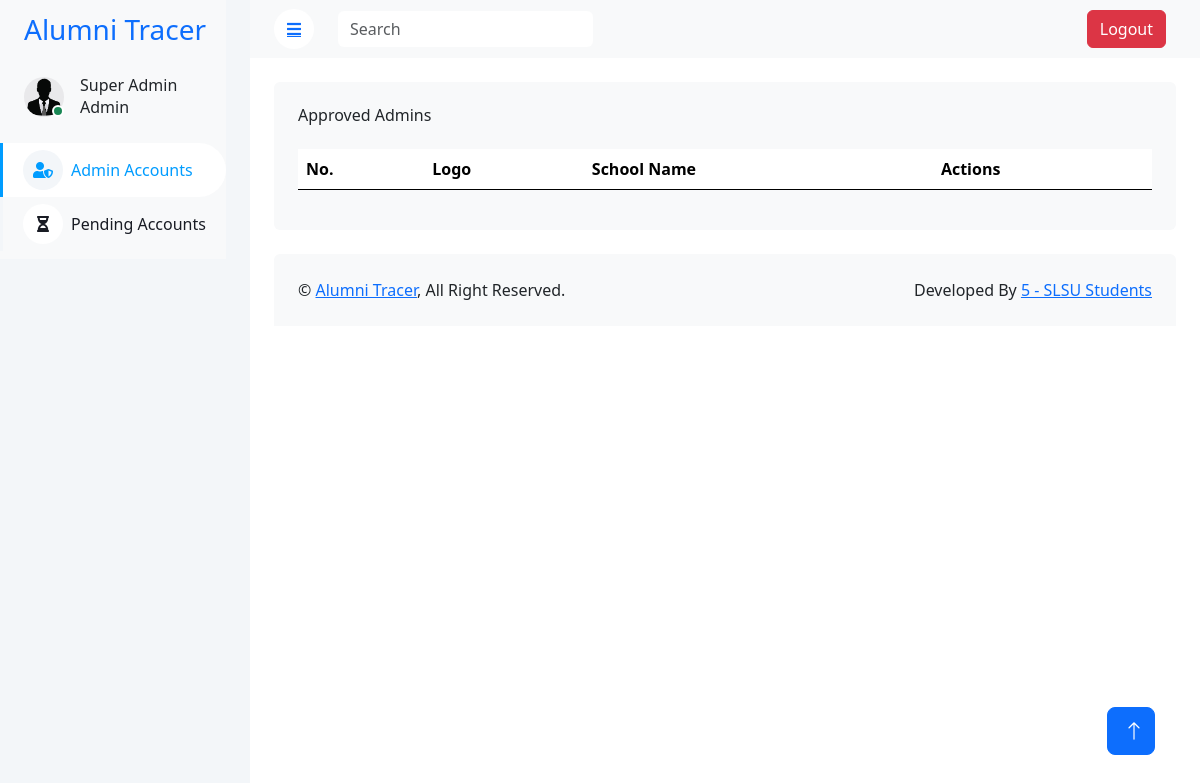
/SuperAdmin/superAdmin.php, run on an earlier commit of the app's database.
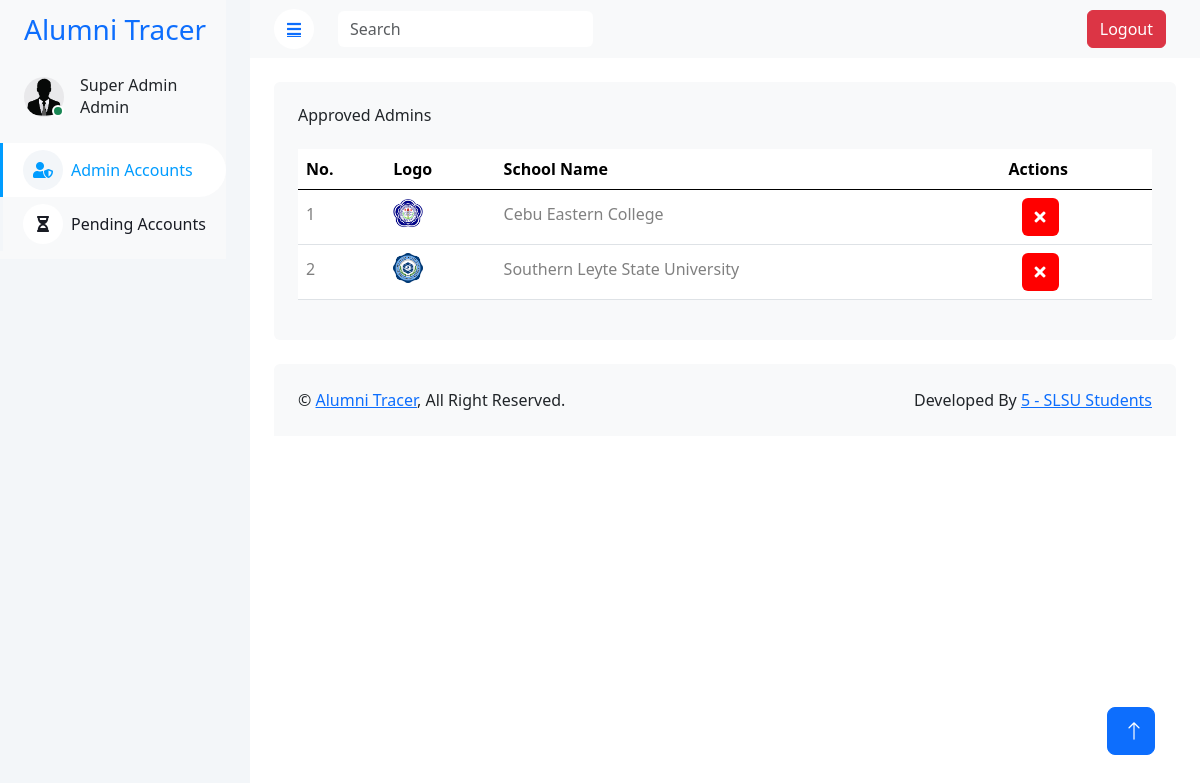
And on a later commit of the database.
### tables this page shows
CREATE TABLE `e_schools` (
  `id` int(11) NOT NULL,
  `school_name` varchar(255) NOT NULL,
  `logo` varchar(255) NOT NULL,
  `confirm_status` varchar(255) NOT NULL
);

### SuperAdmin/superAdmin.php (the view, shortened to what this page needs)
<?php
    include("../connection/conn.php");
?>
<!DOCTYPE html>
<html lang="en">
<head>
    <link href="https://cdnjs.cloudflare.com/ajax/libs/font-awesome/5.10.0/css/all.min.css" rel="stylesheet">
    <link href="https://cdn.jsdelivr.net/npm/bootstrap-icons@1.4.1/font/bootstrap-icons.css" rel="stylesheet">
    <link href="../template/lib/owlcarousel/assets/owl.carousel.min.css" rel="stylesheet">
    <link href="lib../template/lib/tempusdominus/css/tempusdominus-bootstrap-4.min.css" rel="stylesheet" />
    <link href="../template/css/bootstrap.min.css" rel="stylesheet">
    <link href="../template/css/style.css" rel="stylesheet">
    <link href="https://cdn.jsdelivr.net/npm/bootstrap@5.3.3/dist/css/bootstrap.min.css" rel="stylesheet">
</head>
<body>
    <div class="container-xxl position-relative bg-white d-flex p-0">
        <div class="sidebar pe-4 pb-3">
            <nav class="navbar bg-light navbar-light">
                <a href="index.html" class="navbar-brand mx-4 mb-3">
                    <h3 class="text-primary"></i>Alumni Tracer</h3>
                </a>
                <div class="d-flex align-items-center ms-4 mb-4">
                    <div class="position-relative">
                        <img class="rounded-circle" src="pictures/default.jpg" alt="" style="width: 40px; height: 40px;">
                        <div class="bg-success rounded-circle border border-2 border-white position-absolute end-0 bottom-0 p-1"></div>
                    </div>
                    <div class="ms-3">
                        <h6 class="mb-0">Super Admin</h6>
                        <span>Admin</span>
                    </div>
                </div>
                <div class="navbar-nav w-100">
                    <a href="superAdmin.php" class="nav-item nav-link active"><i class="fa fa-user-shield me-2"></i>Admin Accounts</a>
                    <a href="pendingAdmin.php" class="nav-item nav-link"><i class="fa fa-hourglass-half me-2"></i>Pending Accounts</a>
                </div>
            </nav>
        </div>
        <div class="content">
            <nav class="navbar navbar-expand bg-light navbar-light sticky-top px-4 py-0">
                <a href="#" class="sidebar-toggler flex-shrink-0">
                    <i class="fa fa-bars"></i>
                </a>
                <form class="d-none d-md-flex ms-4">
                <input id="searchInput" class="form-control border-0" type="search" placeholder="Search">
                </form>
                <div class="navbar-nav align-items-center ms-auto">
                    <div class="nav-item dropdown">
                            <a href="../index.php" class = "btn btn-danger" style = "margin: 10px;">Logout</a>
                    </div>
                </div>
            </nav>
            <div class="container-fluid pt-4 px-4">
                <div class="row g-4">
                    <div class="col-12">
                        <div class="bg-light rounded h-100 p-4">
                            <h6 class="mb-4">Approved Admins</h6>
                            <div class="table-responsive">
                           <table class="table">
                                    <thead>
                                        <tr>
                                            <th scope="col">No.</th>
                                            <th scope="col">Logo</th>
                                            <th scope="col">School Name</th>
                                            <th scope="col">Actions</th>
                                        </tr>
                                    </thead>
                                    <tbody id="schoolTableBody">
                                            <?php
                                                $sqlGetSchool = "SELECT * FROM e_schools WHERE confirm_status = 'Approved'";
                                                $queryGetSchool = mysqli_query($conn, $sqlGetSchool);
                                                $number = 0;
                                                while ($getData = mysqli_fetch_assoc($queryGetSchool)) {
                                                    $number++;
                                                    $uniqueModalId = "modal" . $getData['id'];
                                            ?>
                                            <tr class="school-row">
                                                <th scope="row"><h6 style="color: grey; margin-top: 7px;"><?php echo $number; ?></h6></th>
                                                <td><img src="<?php echo $getData['logo']; ?>" alt="school logo" style="width: 30px; height: 30px;"></td>
                                                <td class="school-name"><h6 style="color: grey; margin-top: 7px;"><?php echo $getData['school_name']; ?></h6></td>
                                                <td>
                                                    <div>
                                                        <button type="button" class="btn" style="background-color: red; color: white; margin-left: 13px;" data-bs-toggle="modal" data-bs-target="#<?php echo $uniqueModalId; ?>">
                                                            <i class="fa fa-times"></i>
                                                        </button>
                                                    </div>
                                                </td>
                                            </tr>
                                            <?php
                                                }
                                            ?>
                                        </tbody>
                                </table>
                            </div>
                        </div>
                    </div>
                </div>
            </div>
            <div class="container-fluid pt-4 px-4">
                <div class="bg-light rounded-top p-4">
                    <div class="row">
                        <div class="col-12 col-sm-6 text-center text-sm-start">
                            &copy; <a href="../index.php">Alumni Tracer</a>, All Right Reserved.
                        </div>
                        <div class="col-12 col-sm-6 text-center text-sm-end">
                            Developed By <a href="#">5 - SLSU Students</a>
                        </div>
                    </div>
                </div>
            </div>
        </div>
        <a href="#" class="btn btn-lg btn-primary btn-lg-square back-to-top"><i class="bi bi-arrow-up"></i></a>
    </div>
</body>
</html>

### template/css/style.css (style rules this page uses)
:root { --primary: #009CFF; --light: #F3F6F9; --dark: #191C24; }
.back-to-top { position: fixed; display: none; right: 45px; bottom: 45px; z-index: 99; }
.btn { transition: .5s; }
.btn.btn-primary { color: #FFFFFF; }
.btn-lg-square { width: 48px; height: 48px; }
.btn-square, .btn-sm-square, .btn-lg-square { padding: 0; display: inline-flex; align-items: center; justify-content: center; font-weight: normal; border-radius: 50px; }
.sidebar { position: fixed; top: 0; left: 0; bottom: 0; width: 250px; height: 100vh; overflow-y: auto; background: var(--light); transition: 0.5s; z-index: 999; }
.content { margin-left: 250px; min-height: 100vh; background: #FFFFFF; transition: 0.5s; }
@media (min-width: 992px) { .sidebar { margin-left: 0; } }
@media (min-width: 992px) { .content { width: calc(100% - 250px); } }
.sidebar .navbar .navbar-nav .nav-link { padding: 7px 20px; color: var(--dark); font-weight: 500; border-left: 3px solid var(--light); border-radius: 0 30px 30px 0; outline: none; }
.sidebar .navbar .navbar-nav .nav-link:hover, .sidebar .navbar .navbar-nav .nav-link.active { color: var(--primary); background: #FFFFFF; border-color: var(--primary); }
.sidebar .navbar .navbar-nav .nav-link i { width: 40px; height: 40px; display: inline-flex; align-items: center; justify-content: center; background: #FFFFFF; border-radius: 40px; }
.sidebar .navbar .navbar-nav .nav-link:hover i, .sidebar .navbar .navbar-nav .nav-link.active i { background: var(--light); }
.content .navbar .sidebar-toggler, .content .navbar .navbar-nav .nav-link i { width: 40px; height: 40px; display: inline-flex; align-items: center; justify-content: center; background: #FFFFFF; border-radius: 40px; }

What changed in the data, as far as the page shows it:
added e_schools: logo (picture), school_name "Cebu Eastern College"
added e_schools: logo (picture), school_name "Southern Leyte State University"
